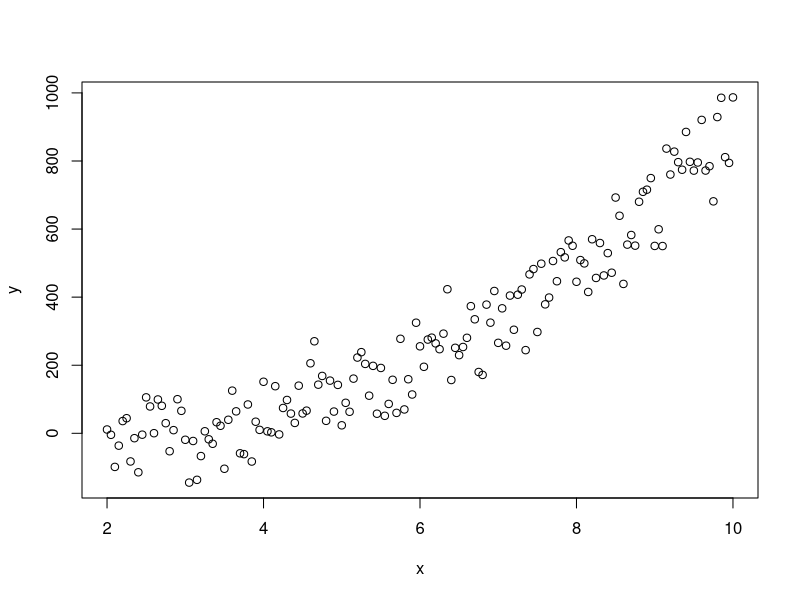

R code for this plot: (Note: this script raises an error after producing the figure.)
library(stringr)
library(magrittr)
set.seed(10)

x = c(seq(2, 10, 0.05))
y = (0.5 + 0.4*x + 0.3*(x^2) + 0.9*(x^3)) + rnorm(n=length(x), 0, sd=80)

#modelo original y = 0.5 + 0.4x + 0.3x^2 + 0.9x^3
plot(x,y)

#gerando formulas para modelos polinomiais
gen_poly = Vectorize(function(n) {
  
  form = str_c("y ~ ", str_flatten(str_c("I(x^", str_c(1:n, ")")), "+"))
  form
})

sse = function(modelo) {
  sum(residuals(modelo)^2)
}
#Resíduo 
lapply(gen_poly(1:20), FUN = lm) %>% sapply(FUN=AIC) %>% plot()